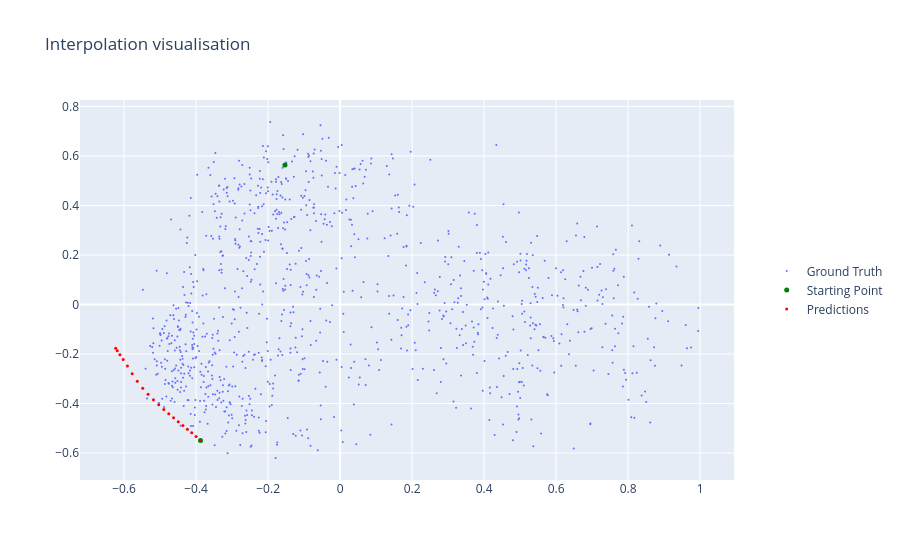

Notebook code cell kept with this figure:
### Code cell
from src.utils.callbacks import SineExperimentsLogger

interp_params = {
    'starting_idx': 234,
    'ending_idx': 506,
    'n_interps': 20,
    'rgd_params': dict(print_iterations=False, max_iter=1000, step_size=1e-3, tol=1e-5)
}

preds = SineExperimentsLogger.compute_interps(model.manifold, points, **interp_params).detach()

import plotly.graph_objects as go

fig = go.Figure()

fig.add_trace(go.Scatter(x=points[:, 0], y=points[:, 1], mode='markers', name='Ground Truth',
                        marker = dict(size=2)))
ids = [interp_params['starting_idx'], interp_params['ending_idx']]
fig.add_trace(go.Scatter(x=points[ids, 0], y=points[ids, 1], mode='markers', name='Starting Point', marker=dict(size=5, color='green')))
        
fig.add_trace(go.Scatter(x=preds[:, 0], y=preds[:, 1], mode='markers', name='Predictions',
                        marker=dict(size=3, color='red')))

fig.update_layout(
    title='Interpolation visualisation',
    scene=dict(
        xaxis_title='X',
        yaxis_title='Y',
        aspectmode='data'
    ),
    legend=dict(x=1.05, y=0.5)
)

### Figure 1 — Plotly figure (JSON) as saved in the notebook; plotly's stock layout.template omitted (floating-point values rounded to 4 significant figures; data arrays with more than 128 entries replaced by an {"elided": "..."} marker saying what was removed)
{"data": [{"marker": {"size": 2}, "mode": "markers", "name": "Ground Truth", "x": {"elided": "999 float values"}, "y": {"elided": "999 float values"}, "type": "scatter"}, {"marker": {"color": "green", "size": 5}, "mode": "markers", "name": "Starting Point", "x": [-0.1531, -0.3877], "y": [0.5638, -0.5487], "type": "scatter"}, {"marker": {"color": "red", "size": 3}, "mode": "markers", "name": "Predictions", "x": [-0.6233, -0.6189, -0.6115, -0.6024, -0.5907, -0.5774, -0.5633, -0.5482, -0.5332, -0.5184, -0.5038, -0.4896, -0.4759, -0.4626, -0.4495, -0.4365, -0.4241, -0.4121, -0.4, -0.3877], "y": [-0.1764, -0.187, -0.2024, -0.222, -0.2482, -0.2795, -0.3097, -0.3378, -0.3622, -0.3845, -0.405, -0.4239, -0.4414, -0.4578, -0.4736, -0.4891, -0.5037, -0.5179, -0.5326, -0.5487], "type": "scatter"}], "layout": {"scene": {"xaxis": {"title": {"text": "X"}}, "yaxis": {"title": {"text": "Y"}}, "aspectmode": "data"}, "legend": {"x": 1.05, "y": 0.5}, "title": {"text": "Interpolation visualisation"}}}
